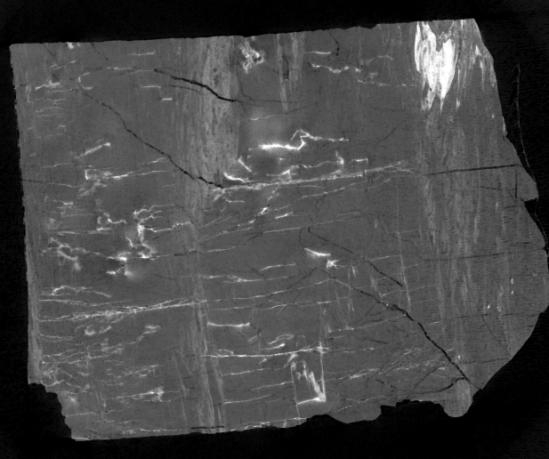
#> input picture Data_preprocess/7.数字图像处理与机器学习(code)/images/CoalCT4.jpg, 549 x 459 px
$ jupyter execute 7.2-Examples.ipynb
#> lines starting #> are read from the running program, lines starting #| are printed output that depends on the picture; after the words box and inside, x2 and y2 are one past the last pixel; in counts of white or black regions, pixels touching at a corner belong together; long printed decimals are rounded
# 1)煤岩裂隙提取

[cell 1]
from skimage import io,filters
import skimage.morphology as sm
import matplotlib.pyplot as plt


#img1=io.imread('./images/CoalCT1.jpg',as_gray=True)
#img2=io.imread('./images/CoalCT2.jpg',as_gray=True)
#img3=io.imread('./images/CoalCT3.jpg',as_gray=True)
img4=io.imread('./images/CoalCT4.jpg',as_gray=True)
#> img4 is the input picture: shape (459, 549) float64; min 0, max 1, mean 0.275

io.imshow(img4)
print(img4.shape)
#| (459, 549)
print(img4.max())
#| 1.0
print(img4.min())
#| 0.0

## 腐蚀：扩大黑色部分，减小白色部分。可用来提取骨干信息，去掉毛刺，去掉孤立的像素

[cell 2]
# erosion
# 腐蚀的作用：扩大黑色部分，减小白色部分。可用来提取骨干信息，去掉毛刺，去掉孤立的像素

ero4=sm.erosion(img4,sm.square(5))
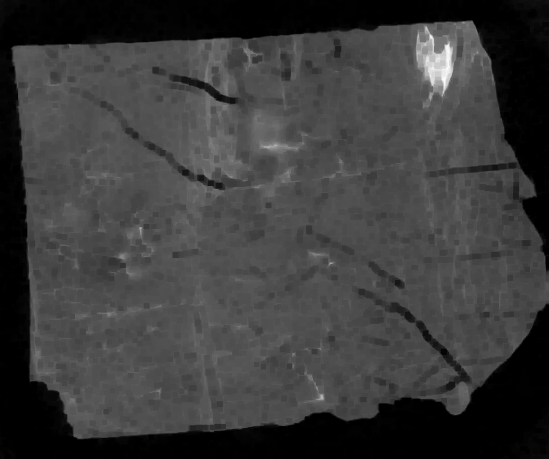
#> ero4: shape (459, 549) float64; min 0, max 0.988, mean 0.232
io.imshow(ero4)

[cell 3]
# enhance_contrast

from skimage.morphology import disk
import skimage.filters.rank as sfr

ehc_ero4=sfr.enhance_contrast(ero4,disk(5))
io.imshow(ehc_ero4)

## 分析：腐蚀、对比度增强之后发现裂缝已经比较明显，以下进行提取裂缝尝试

[cell 4]
# otsu
#       裂缝二值化，能够较好的去除图像右上角的干扰，
#       正确获得裂缝信息，但是裂缝信息有明显损失

from skimage import filters,exposure
import skimage.filters.rank as sfr
from skimage.morphology import disk

thresh=filters.threshold_otsu(ehc_ero4)
#> thresh = 40
print(thresh)
#| 40
otsu=(ehc_ero4<=thresh)
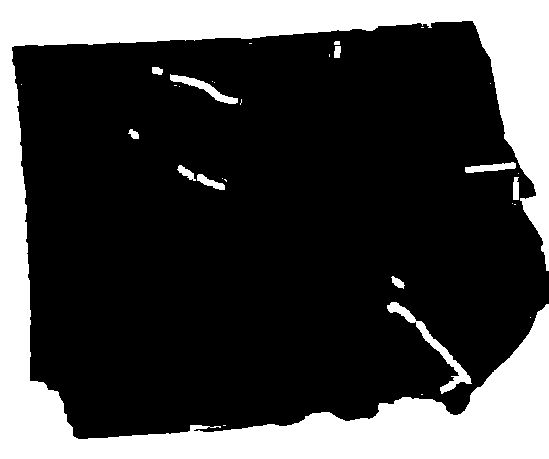
#> otsu: shape (459, 549) bool; 26.6% white; 30 white regions (18 under 20 px), largest, box (x1, y1, x2, y2) and area: (0, 0, 549, 459) 64302, (387, 302, 472, 394) 1032, (170, 74, 238, 104) 522
plt.imshow(otsu,plt.cm.gray)

[cell 5]
# 提取骨架，获得裂缝信息
from skimage import morphology

frac=morphology.skeletonize(otsu)
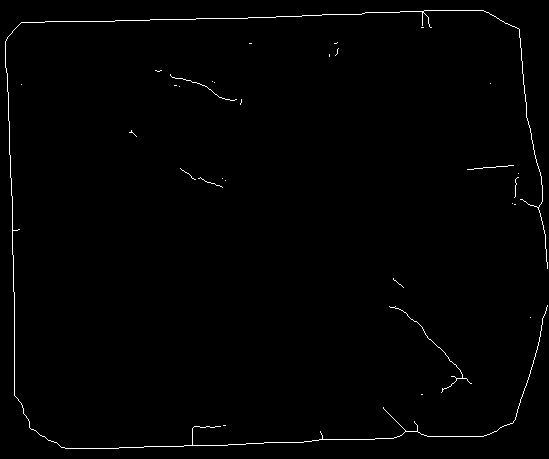
#> frac: shape (459, 549) bool; 0.9% white in thin lines or dots
plt.imshow(frac)

### 其他滤波算子效果对比

[cell 6]
# gabor

from skimage import filters

filt_real,filt_img=filters.gabor(ehc_ero4,frequency=0.5)#调整frequency值对比结果
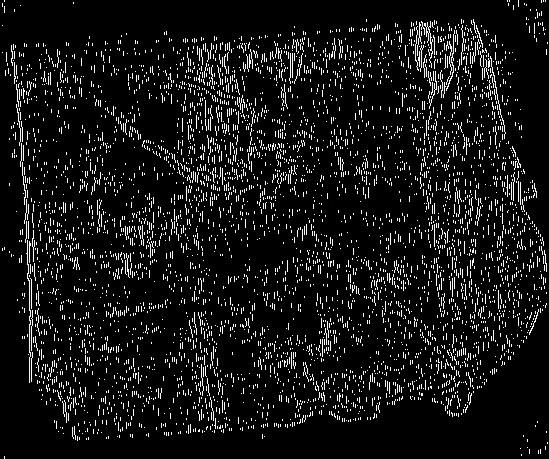
#> filt_real: shape (459, 549); min 0, max 255, mean 21.4
#> filt_img: shape (459, 549); every value is 0
plt.figure('gabor',figsize=(8,8))
plt.subplot(121)
plt.title('filt_real')
plt.imshow(filt_real,plt.cm.gray)
plt.subplot(122)
plt.title('filt-imag')
plt.imshow(filt_img,plt.cm.gray)
plt.show()

[cell 7]
#sobel

from skimage import filters

edges=filters.sobel(ehc_ero4)
plt.imshow(edges,plt.cm.gray)

[cell 8]
# canny

from skimage import feature
edges=feature.canny(ehc_ero4,sigma=3)
#> edges: shape (459, 549) bool; 1.4% white in thin lines or dots, all inside (x1, y1, x2, y2) = (12, 20, 548, 440)
plt.imshow(edges,plt.cm.gray)

[cell 9]
# prewitt
from skimage import filters

edges=filters.prewitt(ehc_ero4)
plt.imshow(edges,plt.cm.gray)

# 2) 砂岩孔隙识别与提取

[cell 10]
from skimage import io,filters
import skimage.morphology as sm
import matplotlib.pyplot as plt


sand=io.imread('./images/SandCT.jpg',as_gray=True)
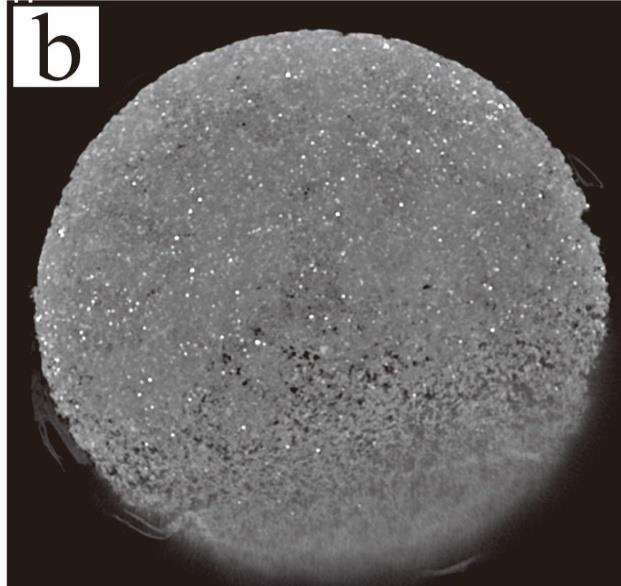
#> input picture Data_preprocess/7.数字图像处理与机器学习(code)/images/SandCT.jpg, 621 x 586 px
#> sand: shape (586, 621) float64; min 0.0151, max 1, mean 0.389

plt.imshow(sand,plt.cm.gray)
print(sand.shape)
#| (586, 621)
print(sand.min())
#| 0.01508
print(sand.max())
#| 1.0

[cell 11]
# float to uint8
from skimage import img_as_ubyte
import numpy as np

img=img_as_ubyte(sand)
plt.imshow(img,plt.cm.gray)
print(img.min(),img.max())
#| 4 255

[cell 12]
# 裁剪去掉图片编号b
import numpy as np

nrows, ncols = img.shape
#> nrows = 586; ncols = 621
row, col = np.ogrid[:nrows, :ncols]
#> row = 586 values from 0 to 585
cnt_row, cnt_col = nrows / 2, ncols / 2
#> cnt_row = 293; cnt_col = 310.5
outer_disk_mask = ((row - cnt_row)**2 + (col - cnt_col)**2 > (nrows / 2)**2)
img[outer_disk_mask] = 0
plt.imshow(img,plt.cm.gray)

[cell 13]
# 膨胀：膨胀操作可以扩大白色值范围，压缩黑色值范围。一般用来扩充边缘或填充小的孔洞。

from skimage import morphology as sm

d_img=sm.dilation(img,sm.square(3))
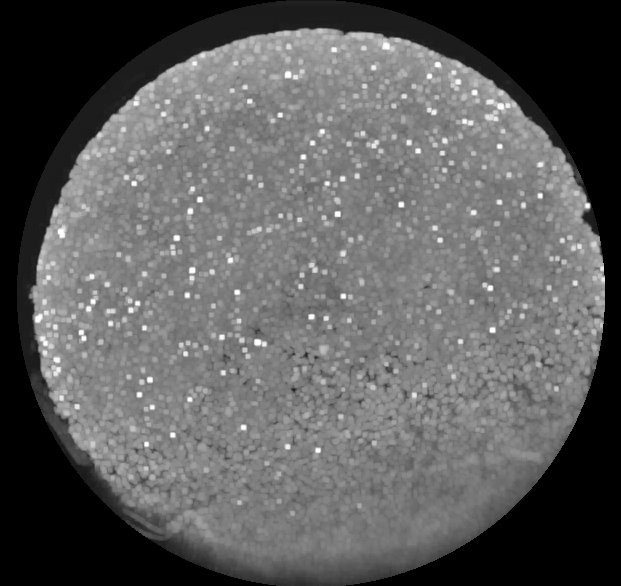
#> d_img: shape (586, 621); min 0, max 255, mean 92.8

plt.imshow(d_img,plt.cm.gray)

[cell 14]
# white_tophat：
# 白帽运算，将原图像减去它的开运算值(先腐蚀再膨胀)，返回比结构化元素小的白点

from skimage import exposure

dst=sm.white_tophat(d_img,sm.square(5))
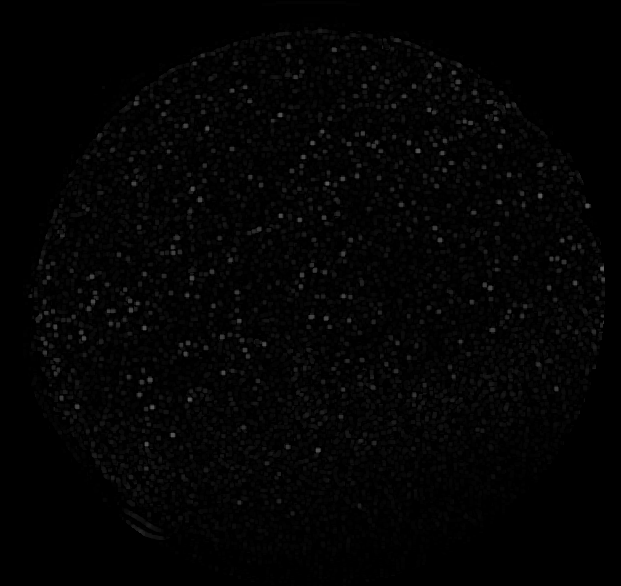
#> dst: shape (586, 621); min 0, max 98, mean 3.5

plt.imshow(dst,plt.cm.gray)

[cell 15]
# enhance_contrast

from skimage.morphology import disk
import skimage.filters.rank as sfr

ehc_dst=sfr.enhance_contrast(dst,disk(4))
plt.imshow(ehc_dst,plt.cm.gray)

[cell 16]
# gaussion and ostu

from skimage import filters

#flt_img=filters.median(ehc_dst,disk(5))
dst=filters.gaussian(ehc_dst,sigma=0.4)

#
thresh=filters.threshold_otsu(dst)
#> thresh = 0.0533
ostu_dst=(dst>=thresh)
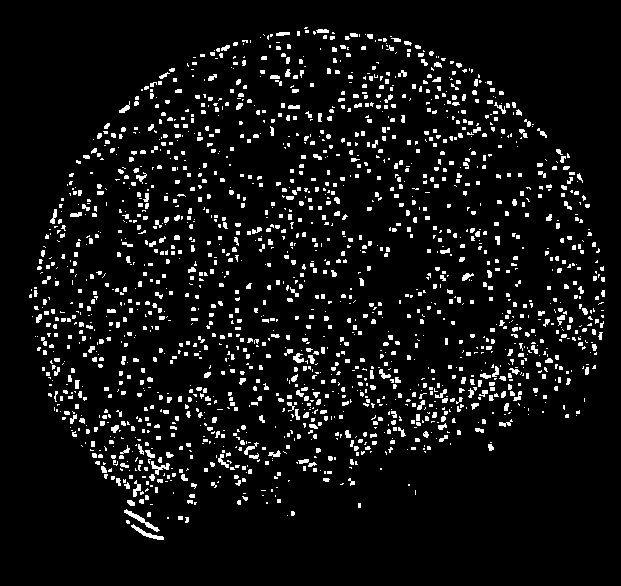
#> ostu_dst: shape (586, 621) bool; 6.9% white; 1858 white regions (1471 under 20 px), largest, box (x1, y1, x2, y2) and area: (124, 509, 160, 532) 161, (131, 524, 164, 540) 135, (151, 461, 170, 475) 102

plt.figure("filter",figsize=(8,8))

plt.subplot(121)
plt.title('filter')
plt.imshow(dst,plt.cm.gray)
plt.subplot(122)
plt.title('filter_otsu')
plt.imshow(ostu_dst,plt.cm.gray)

[cell 17]
# canny算子
from skimage import feature

img=sm.erosion(ostu_dst)
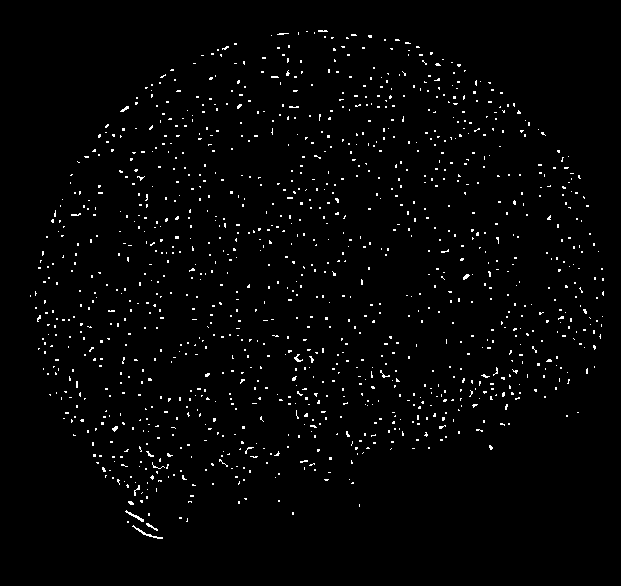
#> img: shape (586, 621) bool; 1.9% white in thin lines or dots, all inside (x1, y1, x2, y2) = (30, 30, 604, 539)

edges=feature.canny(img,sigma=1.5)
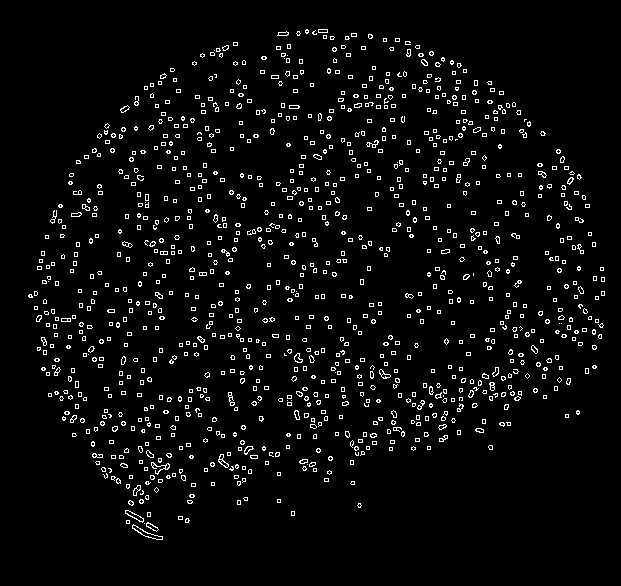
#> edges: shape (586, 621) bool; 4.3% white in thin lines or dots, all inside (x1, y1, x2, y2) = (28, 29, 605, 540)

plt.figure("edges",figsize=(8,8))

plt.subplot(121)
plt.title('erosion')
plt.imshow(img,plt.cm.gray)

plt.subplot(122)
plt.title('otsu edges')
plt.imshow(edges,plt.cm.gray)
plt.show()
